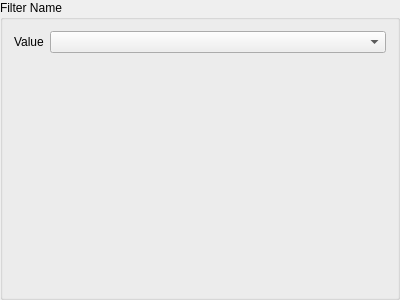
<?xml version="1.0" encoding="UTF-8"?>
<ui version="4.0">
 <class>Form</class>
 <widget class="QGroupBox" name="Form">
  <property name="geometry">
   <rect>
    <x>0</x>
    <y>0</y>
    <width>400</width>
    <height>300</height>
   </rect>
  </property>
  <property name="font">
   <font>
    <weight>50</weight>
    <bold>false</bold>
   </font>
  </property>
  <property name="windowTitle">
   <string>Form</string>
  </property>
  <property name="title">
   <string>Filter Name</string>
  </property>
  <layout class="QFormLayout" name="formLayout">
   <property name="sizeConstraint">
    <enum>QLayout::SetDefaultConstraint</enum>
   </property>
   <property name="fieldGrowthPolicy">
    <enum>QFormLayout::AllNonFixedFieldsGrow</enum>
   </property>
   <item row="1" column="0">
    <widget class="QLabel" name="booleanLabel">
     <property name="text">
      <string>Value</string>
     </property>
    </widget>
   </item>
   <item row="1" column="1">
    <widget class="QComboBox" name="values"/>
   </item>
  </layout>
 </widget>
 <resources/>
 <connections/>
</ui>
